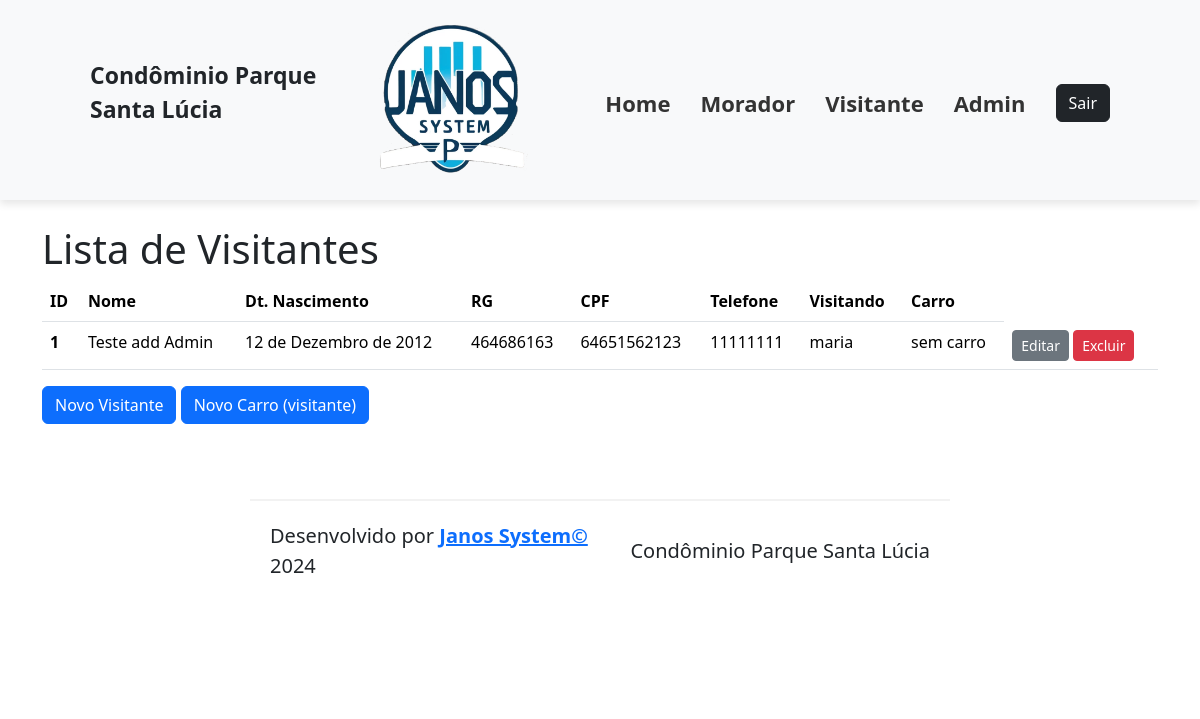
Before: /visitantes-lista/ with the older database file.
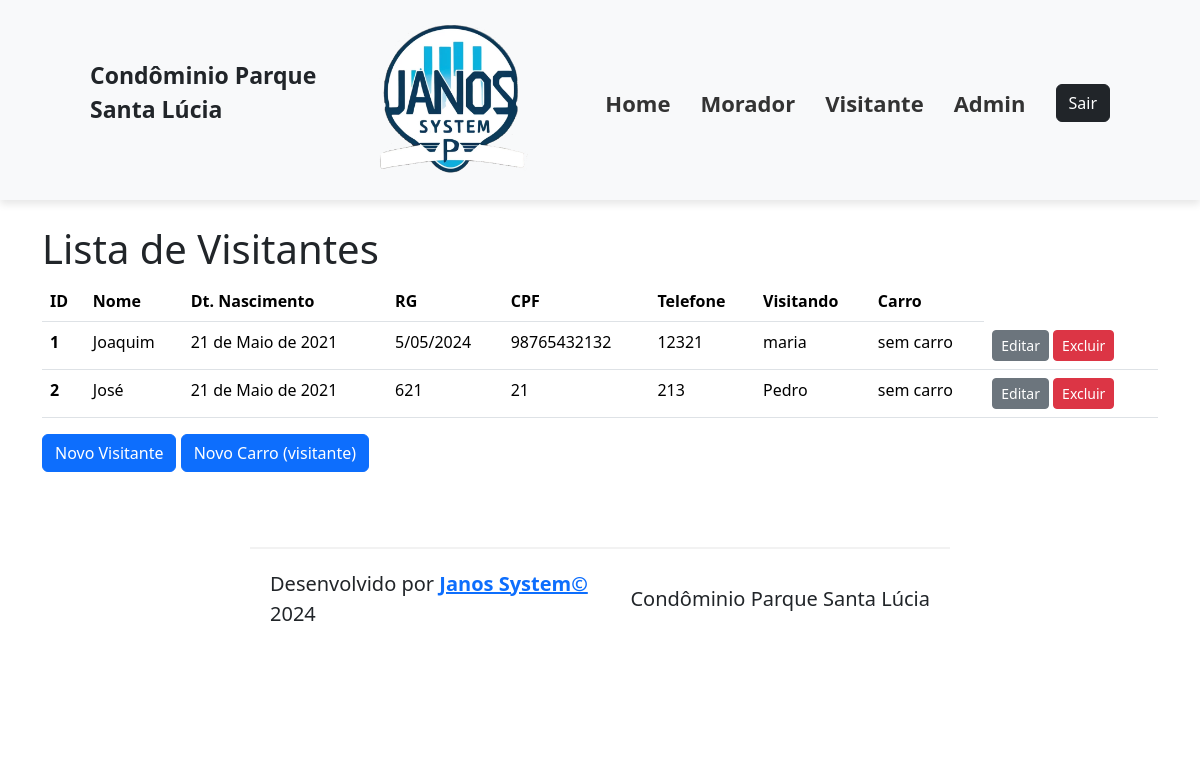
After: the same page with the newer database file.
### cadastros/models.py (models this page shows, shortened)
class Visitante(models.Model):
    morador = models.ForeignKey(Morador, on_delete=models.DO_NOTHING)  # rever esse parametro
    nome = models.CharField(verbose_name="Nome", max_length=50, null=False, blank=False)
    dt_nasto = models.DateField(verbose_name="Data de Nascimento", null=False, blank=False)
    doc_rg = models.CharField(verbose_name="RG", max_length=9, null=False, blank=False)
    doc_cpf = models.CharField(verbose_name="CPF", max_length=11, null=False, blank=False)
    telefone = models.CharField(verbose_name="Telefone", max_length=8, null=False, blank=False)

class Morador(models.Model):
    apartamento = models.ForeignKey(Apartamento, on_delete=models.CASCADE)
    nome = models.CharField(verbose_name="Nome", max_length=50, null=False, blank=False)
    dt_nasto = models.DateField(verbose_name="Data de Nascimento", null=False, blank=False)
    doc_rg = models.CharField(verbose_name="RG", max_length=9, null=False, blank=False)
    doc_cpf = models.CharField(verbose_name="CPF", max_length=11, null=False, blank=False)
    def __str__(self):
        return f"{self.nome}"

### cadastros/views.py (the view)
# urls.py: path("visitantes-lista/", VisitanteListView.as_view(), name="visitantes_lista"),
class VisitanteListView(ListView):
    model = Visitante

### cadastros/Templates/cadastros/visitante_list.html (shortened to what this page needs)
{% extends 'base.html' %}
{% load static %}
{% block content %}
    <h1> Lista de Visitantes </h1>
    {% if visitante_list %}
        <table class="table">
          <thead>
            <tr>
              <th scope="col">ID</th>
              <th scope="col">Nome</th>
              <th scope="col">Dt. Nascimento</th>
              <th scope="col">RG</th>
              <th scope="col">CPF</th>
              <th scope="col">Telefone</th>
              <th scope="col">Visitando</th>
              <th scope="col">Carro</th>
            </tr>
          </thead>
          <tbody>
            {% for visitante in visitante_list %}
                <tr>
                    <th scope="row">{{ visitante.pk }}</th>
                    <td>{{visitante.nome}}</td>
                    <td>{{visitante.dt_nasto}}</td>
                    <td>{{visitante.doc_rg}}</td>
                    <td>{{visitante.doc_cpf}}</td>
                    <td>{{visitante.telefone}}</td>
                    <td>{{visitante.morador}}</td>
                    <td>{{visitante.carro|default:"sem carro"}}</td>
                    <td>
                        <a href="{% url 'visitantes_edicao' pk=visitante.pk %}"
                           class="btn btn-secondary btn-sm">Editar</a>
                        <a href="{% url 'visitantes_exclusao' pk=visitante.pk %}" class="btn btn-danger btn-sm">Excluir</a>
                    </td>
                </tr>
            {% endfor %}
          </tbody>
        </table>
    {% else %}
        <p>Não há visitantes cadastrados</p>
    {% endif %}
    <a href="{% url 'visitantes_cadastro' %} " class="btn btn-primary">Novo Visitante</a>
    <a href="{% url 'carros_cadastro' %}" class="btn btn-primary">Novo Carro (visitante)</a>
{% endblock content %}

Changed rows visible on the page:
changed Visitante "maria": nome "Teste add Admin" → "Joaquim"; dt_nasto "12 de Dezembro de 2012" → "21 de Maio de 2021"; doc_rg "464686163" → "5/05/2024"; doc_cpf "64651562123" → "98765432132"; telefone "11111111" → "12321"
added Visitante: pk "2", nome "José", dt_nasto "21 de Maio de 2021", doc_rg "621", doc_cpf "21", telefone "213", morador "Pedro", carro "sem carro"
